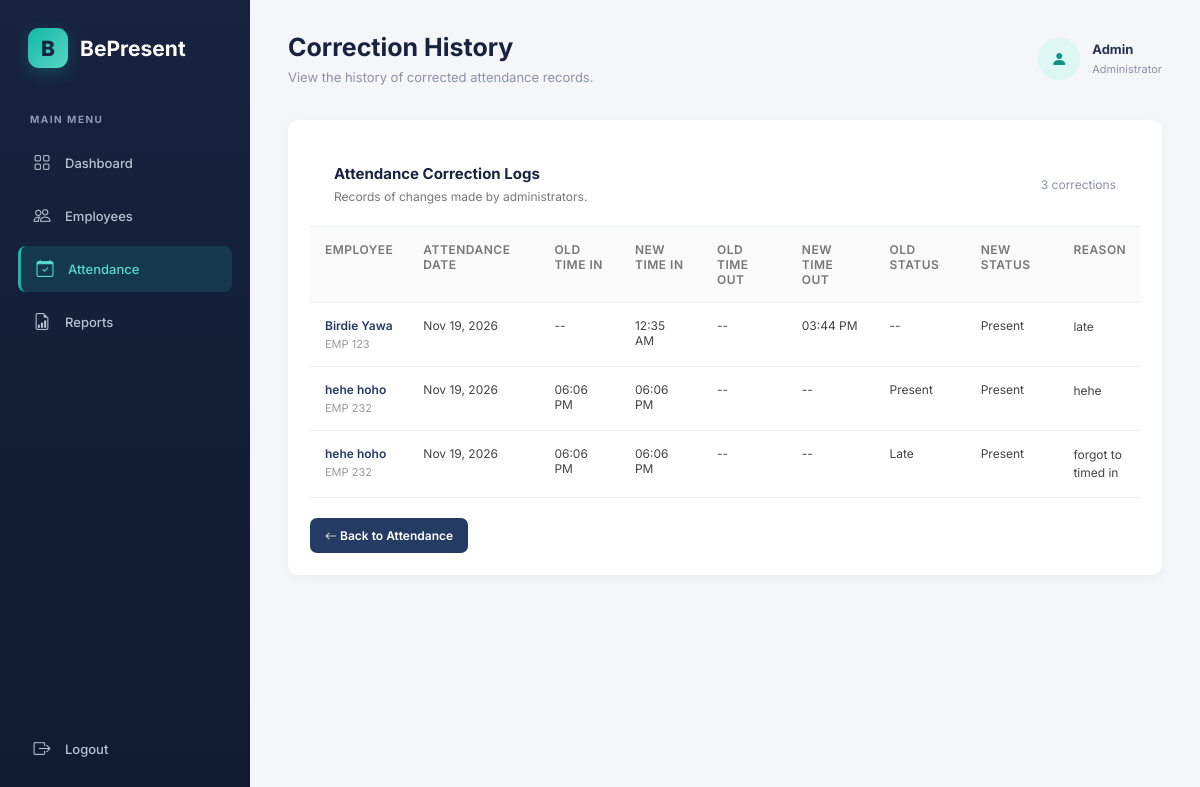
The app's page /admin/attendance/history.php (signed in) with its own data.
### tables this page shows
CREATE TABLE `attendance_logs` (
  `id` int(11) NOT NULL,
  `attendance_id` int(11) NOT NULL,
  `admin_user_id` int(11) NOT NULL,
  `old_time_in` time DEFAULT NULL,
  `new_time_in` time DEFAULT NULL,
  `old_time_out` time DEFAULT NULL,
  `new_time_out` time DEFAULT NULL,
  `old_status` enum('Present','Late','Half Day') DEFAULT NULL,
  `new_status` enum('Present','Late','Half Day') DEFAULT NULL,
  `correction_reason` varchar(255) NOT NULL,
  `created_at` timestamp NOT NULL DEFAULT current_timestamp()
);

CREATE TABLE `employees` (
  `id` int(11) NOT NULL,
  `user_id` int(11) DEFAULT NULL,
  `employee_code` varchar(30) NOT NULL,
  `first_name` varchar(100) NOT NULL,
  `last_name` varchar(100) NOT NULL,
  `email` varchar(100) NOT NULL,
  `phone` varchar(20) DEFAULT NULL,
  `position` varchar(100) DEFAULT NULL,
  `hire_date` date DEFAULT NULL,
  `employment_status` enum('Active','Inactive') DEFAULT 'Active',
  `created_at` timestamp NOT NULL DEFAULT current_timestamp()
);

CREATE TABLE `attendance` (
  `id` int(11) NOT NULL,
  `employee_id` int(11) NOT NULL,
  `attendance_date` date NOT NULL,
  `time_in` time DEFAULT NULL,
  `time_out` time DEFAULT NULL,
  `status` enum('Present','Late','Half Day') DEFAULT 'Present',
  `remarks` varchar(255) DEFAULT NULL,
  `created_at` timestamp NOT NULL DEFAULT current_timestamp()
);

### admin/attendance/history.php (the view, shortened to what this page needs)
<?php
require_once '../../connection/connect.php';
$stmt = $conn->prepare("
    SELECT
        attendance_logs.*,
        attendance.attendance_date,
        employees.employee_code,
        employees.first_name,
        employees.last_name,
        users.username AS admin_username
    FROM attendance_logs
    INNER JOIN attendance
        ON attendance_logs.attendance_id = attendance.id
    INNER JOIN employees
        ON attendance.employee_id = employees.id
    INNER JOIN users
        ON attendance_logs.admin_user_id = users.id
    ORDER BY attendance_logs.created_at DESC
");
$stmt->execute();
$historyRecords = $stmt->fetchAll();
function displayTime($time)
{
    return $time
        ? date('h:i A', strtotime($time))
        : '--';
}
?>
<!DOCTYPE html>
<html lang="en">
<head>
    <link rel="stylesheet" href="../../assets/css/dashboard.css">
    <link rel="stylesheet"
        href="https://cdn.jsdelivr.net/npm/bootstrap-icons@1.11.3/font/bootstrap-icons.min.css">
</head>
<body>
    <aside class="sidebar">
        <div class="sidebar-brand">
            <div class="sidebar-logo">B</div>
            <h2>BePresent</h2>
        </div>
        <p class="sidebar-label">MAIN MENU</p>
        <nav class="sidebar-menu">
            <a href="../dashboard.php">
                <span class="menu-icon">
                    <i class="bi bi-grid"></i>
                </span>
                <span class="menu-text">Dashboard</span>
            </a>
            <a href="../employees/index.php">
                <span class="menu-icon">
                    <i class="bi bi-people"></i>
                </span>
                <span class="menu-text">Employees</span>
            </a>
            <a href="index.php" class="active">
                <span class="menu-icon">
                    <i class="bi bi-calendar-check"></i>
                </span>
                <span class="menu-text">Attendance</span>
            </a>
            <a href="../reports/index.php">
                <span class="menu-icon">
                    <i class="bi bi-file-earmark-bar-graph"></i>
                </span>
                <span class="menu-text">Reports</span>
            </a>
        </nav>
        <div class="sidebar-bottom">
            <nav class="sidebar-menu">
                <a href="../../logout.php">
                    <span class="menu-icon">
                        <i class="bi bi-box-arrow-right"></i>
                    </span>
                    <span class="menu-text">Logout</span>
                </a>
            </nav>
        </div>
    </aside>
    <main class="main-content">
        <header class="topbar">
            <div>
                <h1>Correction History</h1>
                <p>
                    View the history of corrected attendance records.
                </p>
            </div>
            <div class="admin-profile">
                <div class="profile-avatar">
                    <i class="bi bi-person-fill"></i>
                </div>
                <div class="profile-info">
                    <strong>
                        <?= htmlspecialchars($_SESSION['username']) ?>
                    </strong>
                    <span>Administrator</span>
                </div>
            </div>
        </header>
        <section class="history-card">
            <div class="card-header">
                <div>
                    <h3>Attendance Correction Logs</h3>
                    <p class="history-subtitle">
                        Records of changes made by administrators.
                    </p>
                </div>
                <span class="history-count">
                    <?= count($historyRecords) ?> corrections
                </span>
            </div>
            <div class="history-table-wrapper">
                <table class="history-table">
                    <thead>
                        <tr>
                            <th>EMPLOYEE</th>
                            <th>ATTENDANCE DATE</th>
                            <th>OLD TIME IN</th>
                            <th>NEW TIME IN</th>
                            <th>OLD TIME OUT</th>
                            <th>NEW TIME OUT</th>
                            <th>OLD STATUS</th>
                            <th>NEW STATUS</th>
                            <th>REASON</th>
                        </tr>
                    </thead>
                    <tbody>
                        <?php if (count($historyRecords) > 0): ?>
                            <?php foreach ($historyRecords as $record): ?>
                                <tr>
                                    <td>
                                        <div class="history-employee">
                                            <?= htmlspecialchars(
                                                $record['first_name'] . ' ' .
                                                $record['last_name']
                                            ) ?>
                                        </div>
                                        <div class="history-code">
                                            <?= htmlspecialchars($record['employee_code']) ?>
                                        </div>
                                    </td>
                                    <td>
                                        <?= date(
                                            'M d, Y',
                                            strtotime($record['attendance_date'])
                                        ) ?>
                                    </td>
                                    <td>
                                        <?= displayTime($record['old_time_in']) ?>
                                    </td>
                                    <td>
                                        <?= displayTime($record['new_time_in']) ?>
                                    </td>
                                    <td>
                                        <?= displayTime($record['old_time_out']) ?>
                                    </td>
                                    <td>
                                        <?= displayTime($record['new_time_out']) ?>
                                    </td>
                                    <td>
                                        <?= htmlspecialchars($record['old_status'] ?? '--') ?>
                                    </td>
                                    <td>
                                        <?= htmlspecialchars($record['new_status'] ?? '--') ?>
                                    </td>
                                    <td class="history-reason">
                                        <?= htmlspecialchars($record['correction_reason']) ?>
                                    </td>
                                </tr>
                            <?php endforeach; ?>
                        <?php endif; ?>
                    </tbody>
                </table>
            </div>
            <div style="margin-top: 20px;">
                <a href="index.php" class="back-button">
                    <i class="bi bi-arrow-left"></i>
                    Back to Attendance
                </a>
            </div>
        </section>
    </main>
</body>
</html>

### assets/css/dashboard.css (style rules this page uses)
:root { --primary: #245da8; --primary-light: #eaf2fc; --sidebar: #142b4a; --background: #f5f7fb; --text: #26374d; --muted: #8491a3; --border: #e9edf3; --white: #ffffff; }
* { margin: 0; padding: 0; box-sizing: border-box; }
body { font-family: 'Inter', sans-serif; background: var(--background); color: var(--text); }
a { text-decoration: none; }
.sidebar { width: 250px; height: 100vh; background: var(--sidebar); color: white; position: fixed; top: 0; left: 0; padding: 28px 18px; display: flex; flex-direction: column; z-index: 100; }
.sidebar-brand { display: flex; align-items: center; gap: 12px; padding: 0 10px; margin-bottom: 45px; }
.sidebar-logo { width: 40px; height: 40px; background: #347fe5; border-radius: 11px; display: flex; align-items: center; justify-content: center; font-size: 21px; font-weight: 800; }
.sidebar-brand h2 { font-size: 21px; }
.sidebar-label { color: #8498b2; font-size: 10px; font-weight: 700; letter-spacing: 1.5px; padding: 0 12px; margin-bottom: 15px; }
.sidebar-menu { display: flex; flex-direction: column; gap: 7px; }
.sidebar-menu a { display: flex; align-items: center; gap: 13px; padding: 13px 14px; color: #b8c6d8; font-size: 13px; font-weight: 500; border-radius: 8px; transition: 0.2s; }
.sidebar-menu a:hover, .sidebar-menu a.active { background: #294b72; color: white; }
.menu-icon { width: 20px; text-align: center; font-size: 17px; }
.sidebar-bottom { margin-top: auto; }
.sidebar-bottom a { color: #ffb8b8; }
.main-content { margin-left: 250px; padding: 32px 38px; min-height: 100vh; }
.topbar { display: flex; justify-content: space-between; align-items: center; margin-bottom: 35px; }
.topbar h1 { font-size: 25px; color: #172b46; }
.topbar p { color: var(--muted); font-size: 13px; margin-top: 7px; }
.admin-profile { display: flex; align-items: center; gap: 12px; }
.profile-avatar { width: 42px; height: 42px; background: #dceaff; color: #245da8; border-radius: 50%; display: flex; align-items: center; justify-content: center; font-weight: 700; }
.profile-info strong { display: block; font-size: 13px; }
.profile-info span { color: var(--muted); font-size: 11px; }
.card-header { padding: 22px 24px; display: flex; justify-content: space-between; align-items: center; border-bottom: 1px solid var(--border); }
.card-header h3 { font-size: 15px; }
.card-header span { color: var(--muted); font-size: 12px; }
table { width: 100%; border-collapse: collapse; min-width: 600px; }
th { text-align: left; background: #fafbfd; color: #8491a3; font-size: 11px; font-weight: 600; padding: 15px 24px; }
td { padding: 17px 24px; border-top: 1px solid #f0f2f6; font-size: 12px; }
:root { --bp-navy: #17233F; --bp-navy-light: #243454; --bp-teal: #13B8A6; --bp-teal-dark: #0E9385; --bp-coral: #F47770; --bp-purple: #8B7CF6; --bp-amber: #E9A23B; --bp-background: #F4F6FA; --bp-white: #FFFFFF; --bp-text: #26334D; --bp-muted: #8993A7; --bp-border: #E8ECF3; }
body { background: var(--bp-background); color: var(--bp-text); }
.sidebar { background: linear-gradient( 180deg, var(--bp-navy) 0%, #101A30 100% ); color: #FFFFFF; }
.sidebar-brand h2 { color: #FFFFFF; }
.sidebar-logo { background: linear-gradient( 135deg, var(--bp-teal), #58D6C5 ); color: var(--bp-navy); box-shadow: 0 5px 15px rgba(19, 184, 166, 0.25); }
.sidebar-label { color: #8D9BB5; }
.sidebar-menu a { color: #B7C2D6; transition: all 0.2s ease; }
.sidebar-menu a.active { background: rgba(19, 184, 166, 0.16); color: #55DCCB; border-left: 3px solid var(--bp-teal); }
.main-content { background: var(--bp-background); }
.topbar h1, .section-heading { color: var(--bp-navy); }
.topbar p, .profile-info span { color: var(--bp-muted); }
.profile-avatar { background: #DDF7F3; color: var(--bp-teal-dark); }
.card-header { border-bottom: 1px solid var(--bp-border); }
.card-header h3 { color: var(--bp-navy); }
.card-header span { color: var(--bp-muted); }
table thead { background: #F7F9FC; }
table thead th { color: #77839A; font-size: 11px; letter-spacing: 0.5px; }
table tbody td { color: #56627A; }

### records on screen
attendance_logs: employees.first_name+last_name "Birdie Yawa", employees.employee_code "EMP 123", attendance.attendance_date "Nov 19, 2026", old_time_in "--", new_time_in "12:35 AM", old_time_out "--", new_time_out "03:44 PM", old_status "--", new_status "Present", correction_reason "late"
attendance_logs: employees.first_name+last_name "hehe hoho", employees.employee_code "EMP 232", attendance.attendance_date "Nov 19, 2026", old_time_in "06:06 PM", new_time_in "06:06 PM", old_time_out "--", new_time_out "--", old_status "Present", new_status "Present", correction_reason "hehe"
attendance_logs: employees.first_name+last_name "hehe hoho", employees.employee_code "EMP 232", attendance.attendance_date "Nov 19, 2026", old_time_in "06:06 PM", new_time_in "06:06 PM", old_time_out "--", new_time_out "--", old_status "Late", new_status "Present", correction_reason "forgot to timed in"

### other values on screen
$_SESSION['username'] "Admin"
count($historyRecords) "3"
